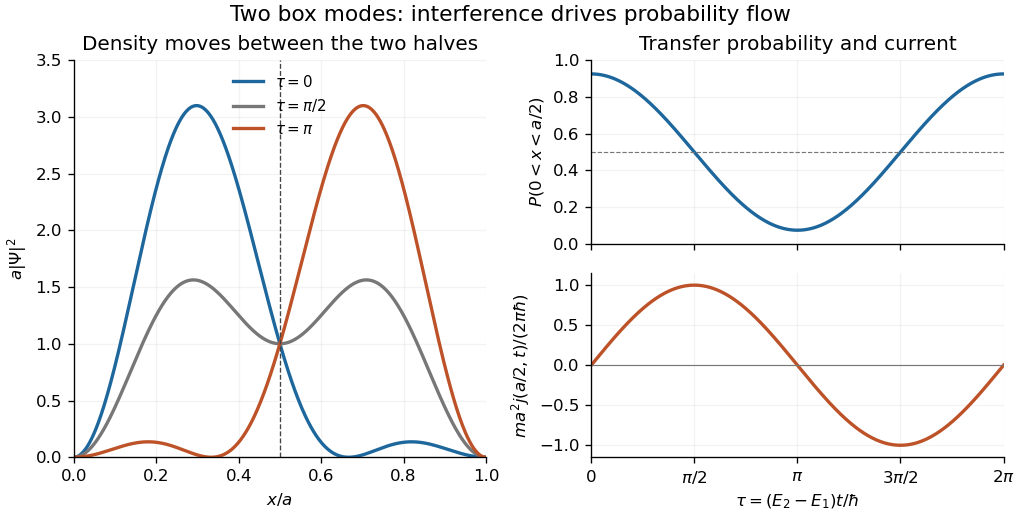

Generate this figure with Python:
"""Analytic density, half-box probability and current for Oxford 2014 A11.

Write PNG to CWD; run from the matching _media topic directory.
Tested: Python 3.14.4, NumPy 2.3.5, Matplotlib 3.10.7 (root pyproject.toml).
"""
from pathlib import Path
import os
os.environ.setdefault("MPLCONFIGDIR", "/tmp/codex-wiki-matplotlib")
import matplotlib
matplotlib.use("Agg")
import matplotlib.pyplot as plt
import numpy as np


def main():
    fig = plt.figure(figsize=(8.5,4.3), layout="constrained")
    grid = fig.add_gridspec(2,2)
    density_ax = fig.add_subplot(grid[:,0])
    prob_ax = fig.add_subplot(grid[0,1])
    current_ax = fig.add_subplot(grid[1,1])
    y = np.linspace(0,1,601)
    for tau,color,label in [(0,"#1d679d",r"$\tau=0$"),(np.pi/2,"#777777",r"$\tau=\pi/2$"),(np.pi,"#bd5228",r"$\tau=\pi$")]:
        density = np.sin(np.pi*y)**2+np.sin(2*np.pi*y)**2+2*np.sin(np.pi*y)*np.sin(2*np.pi*y)*np.cos(tau)
        density_ax.plot(y,density,color=color,lw=2,label=label)
    density_ax.axvline(.5,color="#444444",ls="--",lw=.8)
    density_ax.set(xlabel=r"$x/a$",ylabel=r"$a|\Psi|^2$",xlim=(0,1),ylim=(0,3.5),title="Density moves between the two halves")
    density_ax.legend(frameon=False,fontsize=9)
    tau = np.linspace(0,2*np.pi,601)
    prob_ax.plot(tau,.5+4/(3*np.pi)*np.cos(tau),color="#1d679d",lw=2)
    prob_ax.axhline(.5,color="#777777",lw=.7,ls="--")
    prob_ax.set(xlim=(0,2*np.pi),ylim=(0,1),ylabel=r"$P(0<x<a/2)$",title="Transfer probability and current")
    current_ax.plot(tau,np.sin(tau),color="#bd5228",lw=2)
    current_ax.axhline(0,color="#777777",lw=.7)
    current_ax.set(xlim=(0,2*np.pi),ylim=(-1.15,1.15),ylabel=r"$ma^2 j(a/2,t)/(2\pi\hbar)$",xlabel=r"$\tau=(E_2-E_1)t/\hbar$")
    for ax in [prob_ax,current_ax]:
        ax.set_xticks([0,np.pi/2,np.pi,3*np.pi/2,2*np.pi],[r"$0$",r"$\pi/2$",r"$\pi$",r"$3\pi/2$",r"$2\pi$"])
    prob_ax.tick_params(labelbottom=False)
    for ax in [density_ax,prob_ax,current_ax]:
        ax.grid(alpha=.15)
        ax.spines[["top","right"]].set_visible(False)
        ax.set_facecolor("white")
    fig.suptitle("Two box modes: interference drives probability flow",fontsize=13)
    out=Path.cwd()/Path(__file__).with_suffix('.png').name
    fig.savefig(out,dpi=120,facecolor="white")
    plt.close(fig)
    print(out)


if __name__ == '__main__':
    main()
